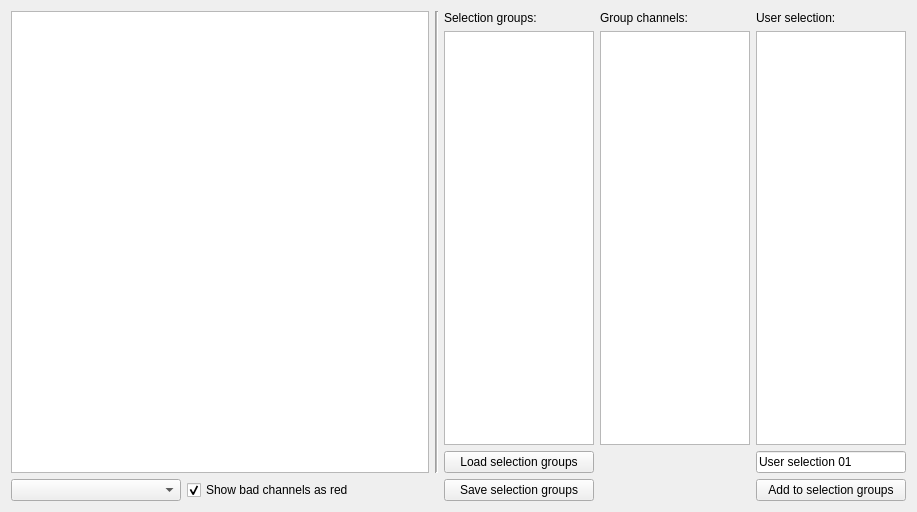
<?xml version="1.0" encoding="UTF-8"?>
<ui version="4.0">
 <class>SelectionManagerWindow</class>
 <widget class="QWidget" name="SelectionManagerWindow">
  <property name="geometry">
   <rect>
    <x>0</x>
    <y>0</y>
    <width>917</width>
    <height>512</height>
   </rect>
  </property>
  <property name="windowTitle">
   <string>Channel Selection Manager</string>
  </property>
  <layout class="QHBoxLayout" name="horizontalLayout">
   <item>
    <layout class="QGridLayout" name="gridLayout_2" columnstretch="0,0,0,0,0,0,0,0,0,0">
     <property name="horizontalSpacing">
      <number>6</number>
     </property>
     <item row="5" column="1">
      <widget class="QComboBox" name="m_comboBox_layoutFile">
       <property name="sizePolicy">
        <sizepolicy hsizetype="Fixed" vsizetype="Fixed">
         <horstretch>0</horstretch>
         <verstretch>0</verstretch>
        </sizepolicy>
       </property>
       <property name="minimumSize">
        <size>
         <width>170</width>
         <height>0</height>
        </size>
       </property>
       <property name="maximumSize">
        <size>
         <width>170</width>
         <height>16777215</height>
        </size>
       </property>
      </widget>
     </item>
     <item row="0" column="4" rowspan="5">
      <widget class="Line" name="line">
       <property name="font">
        <font>
         <pointsize>8</pointsize>
        </font>
       </property>
       <property name="frameShadow">
        <enum>QFrame::Sunken</enum>
       </property>
       <property name="lineWidth">
        <number>1</number>
       </property>
       <property name="midLineWidth">
        <number>1</number>
       </property>
       <property name="orientation">
        <enum>Qt::Vertical</enum>
       </property>
      </widget>
     </item>
     <item row="0" column="7">
      <widget class="QLabel" name="label">
       <property name="sizePolicy">
        <sizepolicy hsizetype="Preferred" vsizetype="Fixed">
         <horstretch>0</horstretch>
         <verstretch>0</verstretch>
        </sizepolicy>
       </property>
       <property name="text">
        <string>Group channels:</string>
       </property>
      </widget>
     </item>
     <item row="0" column="1" rowspan="5" colspan="3">
      <widget class="QGraphicsView" name="m_graphicsView_layoutPlot">
       <property name="mouseTracking">
        <bool>true</bool>
       </property>
       <property name="dragMode">
        <enum>QGraphicsView::NoDrag</enum>
       </property>
       <property name="transformationAnchor">
        <enum>QGraphicsView::AnchorUnderMouse</enum>
       </property>
       <property name="resizeAnchor">
        <enum>QGraphicsView::AnchorUnderMouse</enum>
       </property>
       <property name="rubberBandSelectionMode">
        <enum>Qt::IntersectsItemShape</enum>
       </property>
      </widget>
     </item>
     <item row="1" column="8" rowspan="3" colspan="2">
      <widget class="QListWidget" name="m_listWidget_userDefined">
       <property name="sizePolicy">
        <sizepolicy hsizetype="Fixed" vsizetype="Preferred">
         <horstretch>0</horstretch>
         <verstretch>0</verstretch>
        </sizepolicy>
       </property>
       <property name="minimumSize">
        <size>
         <width>150</width>
         <height>0</height>
        </size>
       </property>
       <property name="maximumSize">
        <size>
         <width>150</width>
         <height>16777215</height>
        </size>
       </property>
       <property name="mouseTracking">
        <bool>true</bool>
       </property>
       <property name="acceptDrops">
        <bool>true</bool>
       </property>
       <property name="dragDropMode">
        <enum>QAbstractItemView::DropOnly</enum>
       </property>
       <property name="selectionMode">
        <enum>QAbstractItemView::ExtendedSelection</enum>
       </property>
       <property name="sortingEnabled">
        <bool>false</bool>
       </property>
      </widget>
     </item>
     <item row="0" column="5">
      <widget class="QLabel" name="label_2">
       <property name="sizePolicy">
        <sizepolicy hsizetype="Fixed" vsizetype="Fixed">
         <horstretch>0</horstretch>
         <verstretch>0</verstretch>
        </sizepolicy>
       </property>
       <property name="minimumSize">
        <size>
         <width>150</width>
         <height>0</height>
        </size>
       </property>
       <property name="maximumSize">
        <size>
         <width>150</width>
         <height>16777215</height>
        </size>
       </property>
       <property name="text">
        <string>Selection groups:</string>
       </property>
      </widget>
     </item>
     <item row="4" column="5">
      <widget class="QPushButton" name="m_pushButton_loadSelection">
       <property name="enabled">
        <bool>true</bool>
       </property>
       <property name="sizePolicy">
        <sizepolicy hsizetype="Preferred" vsizetype="Fixed">
         <horstretch>0</horstretch>
         <verstretch>0</verstretch>
        </sizepolicy>
       </property>
       <property name="minimumSize">
        <size>
         <width>0</width>
         <height>0</height>
        </size>
       </property>
       <property name="maximumSize">
        <size>
         <width>16777215</width>
         <height>16777215</height>
        </size>
       </property>
       <property name="text">
        <string>Load selection groups</string>
       </property>
      </widget>
     </item>
     <item row="0" column="8" colspan="2">
      <widget class="QLabel" name="label_5">
       <property name="maximumSize">
        <size>
         <width>150</width>
         <height>16777215</height>
        </size>
       </property>
       <property name="text">
        <string>User selection:</string>
       </property>
      </widget>
     </item>
     <item row="1" column="5" rowspan="3">
      <widget class="QListWidget" name="m_listWidget_selectionGroups">
       <property name="sizePolicy">
        <sizepolicy hsizetype="Fixed" vsizetype="Preferred">
         <horstretch>0</horstretch>
         <verstretch>0</verstretch>
        </sizepolicy>
       </property>
       <property name="minimumSize">
        <size>
         <width>150</width>
         <height>0</height>
        </size>
       </property>
       <property name="maximumSize">
        <size>
         <width>150</width>
         <height>16777215</height>
        </size>
       </property>
      </widget>
     </item>
     <item row="5" column="5">
      <widget class="QPushButton" name="m_pushButton_saveSelection">
       <property name="enabled">
        <bool>true</bool>
       </property>
       <property name="sizePolicy">
        <sizepolicy hsizetype="Preferred" vsizetype="Fixed">
         <horstretch>0</horstretch>
         <verstretch>0</verstretch>
        </sizepolicy>
       </property>
       <property name="minimumSize">
        <size>
         <width>0</width>
         <height>0</height>
        </size>
       </property>
       <property name="maximumSize">
        <size>
         <width>16777215</width>
         <height>16777215</height>
        </size>
       </property>
       <property name="text">
        <string>Save selection groups</string>
       </property>
      </widget>
     </item>
     <item row="1" column="7" rowspan="3">
      <widget class="QListWidget" name="m_listWidget_visibleChannels">
       <property name="sizePolicy">
        <sizepolicy hsizetype="Fixed" vsizetype="Preferred">
         <horstretch>0</horstretch>
         <verstretch>0</verstretch>
        </sizepolicy>
       </property>
       <property name="minimumSize">
        <size>
         <width>150</width>
         <height>0</height>
        </size>
       </property>
       <property name="maximumSize">
        <size>
         <width>150</width>
         <height>16777215</height>
        </size>
       </property>
       <property name="dragEnabled">
        <bool>true</bool>
       </property>
       <property name="dragDropMode">
        <enum>QAbstractItemView::DragOnly</enum>
       </property>
       <property name="defaultDropAction">
        <enum>Qt::CopyAction</enum>
       </property>
       <property name="selectionMode">
        <enum>QAbstractItemView::ExtendedSelection</enum>
       </property>
      </widget>
     </item>
     <item row="5" column="3">
      <spacer name="horizontalSpacer">
       <property name="orientation">
        <enum>Qt::Horizontal</enum>
       </property>
       <property name="sizeHint" stdset="0">
        <size>
         <width>40</width>
         <height>20</height>
        </size>
       </property>
      </spacer>
     </item>
     <item row="5" column="8" colspan="2">
      <widget class="QPushButton" name="m_pushButton_addToSelectionGroups">
       <property name="sizePolicy">
        <sizepolicy hsizetype="Fixed" vsizetype="Fixed">
         <horstretch>0</horstretch>
         <verstretch>0</verstretch>
        </sizepolicy>
       </property>
       <property name="minimumSize">
        <size>
         <width>150</width>
         <height>0</height>
        </size>
       </property>
       <property name="maximumSize">
        <size>
         <width>150</width>
         <height>16777215</height>
        </size>
       </property>
       <property name="text">
        <string>Add to selection groups</string>
       </property>
      </widget>
     </item>
     <item row="4" column="8" colspan="2">
      <widget class="QLineEdit" name="m_lineEdit_selectionGroupName">
       <property name="sizePolicy">
        <sizepolicy hsizetype="Fixed" vsizetype="Fixed">
         <horstretch>0</horstretch>
         <verstretch>0</verstretch>
        </sizepolicy>
       </property>
       <property name="minimumSize">
        <size>
         <width>150</width>
         <height>0</height>
        </size>
       </property>
       <property name="maximumSize">
        <size>
         <width>150</width>
         <height>16777215</height>
        </size>
       </property>
       <property name="text">
        <string>User selection 01</string>
       </property>
      </widget>
     </item>
     <item row="5" column="2">
      <widget class="QCheckBox" name="m_checkBox_showBadChannelsAsRed">
       <property name="text">
        <string>Show bad channels as red</string>
       </property>
       <property name="checked">
        <bool>true</bool>
       </property>
      </widget>
     </item>
    </layout>
   </item>
  </layout>
 </widget>
 <resources/>
 <connections/>
</ui>
